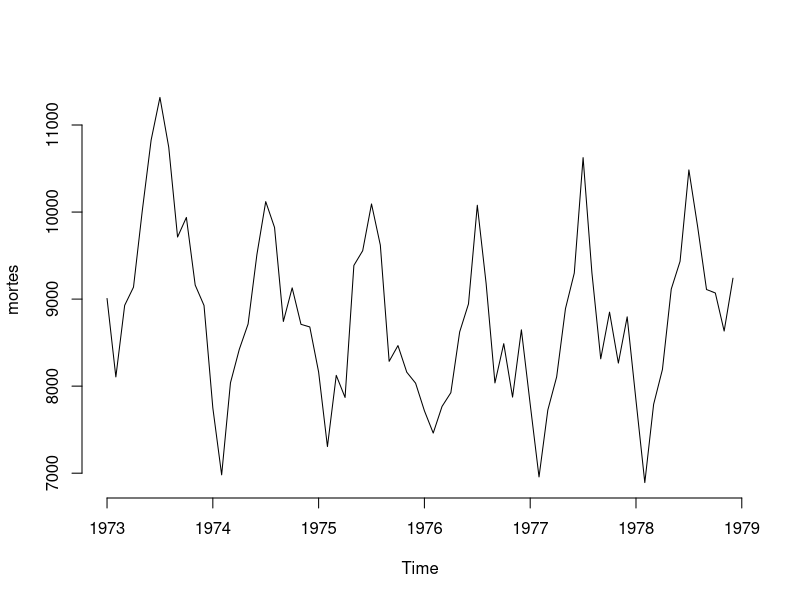
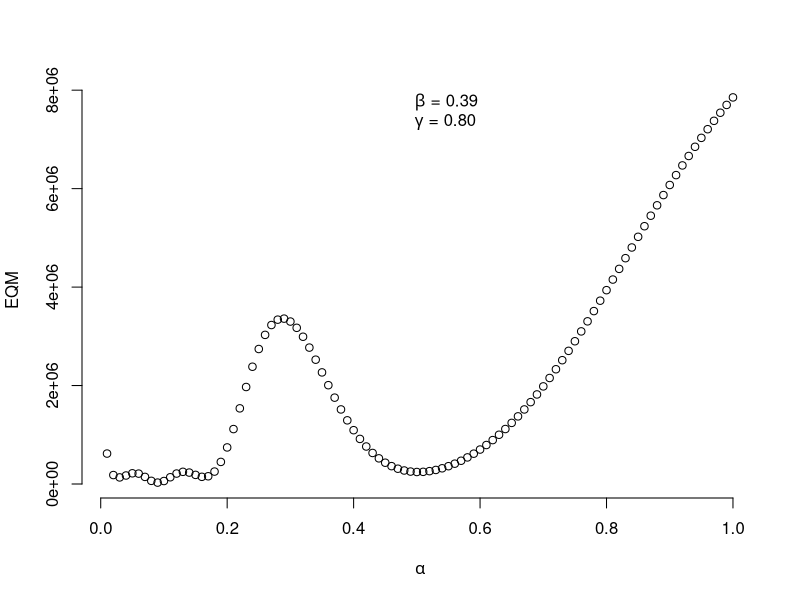
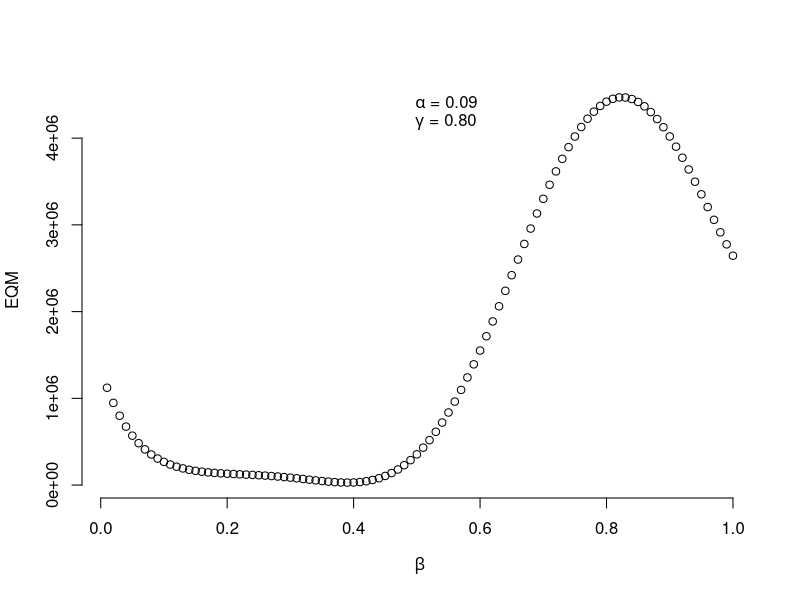
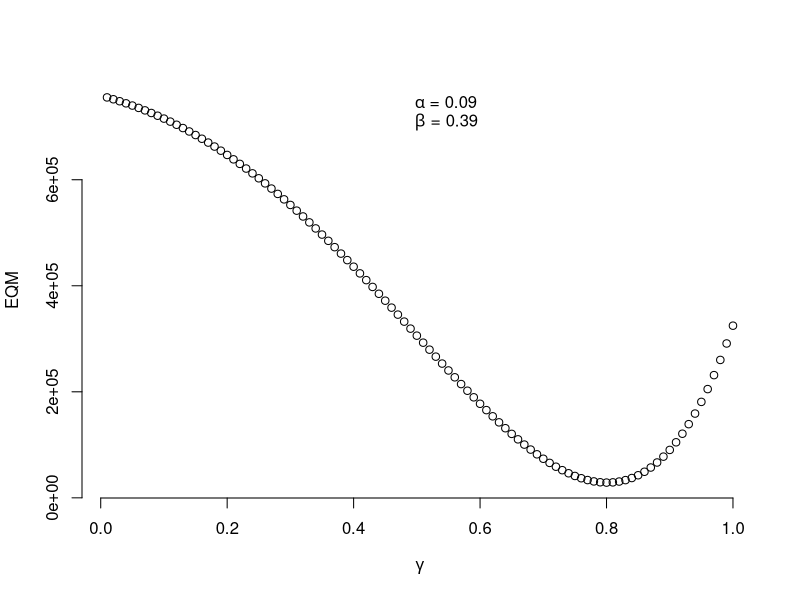
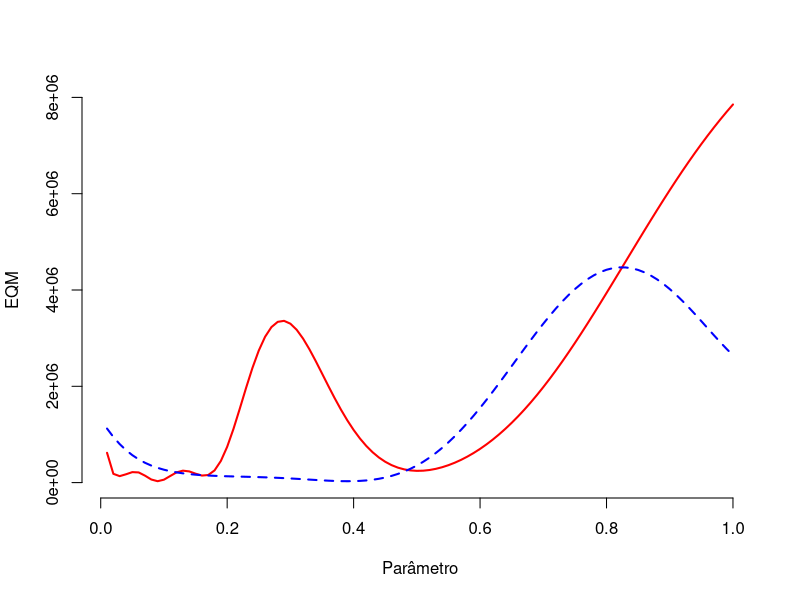

The R script that drew these images, in order: (Note: this script raises an error after producing the figures.)
library(datasets)
library(forecast)
#library(stats)
#library(pastecs)

?USAccDeaths
mortes <- datasets::USAccDeaths
plot.ts(mortes, bty="n")

# Separando dados de teste

mortes
mortes_treino <- subset(mortes, end = 48)
mortes_teste <- subset(mortes, start = 49, end = 60)
mortes_prev <- subset(mortes, start = 61)

A <- 0.09
B <- 0.39
C <- 0.80



# Cross Validation Errors

niveis <- seq(from=0.01, to=1, by=0.01)
n <- length(niveis)

# Alpha

error_a <- rep(0, n)

for(i in 1:n){
  a <- niveis[i]
  hw_cross <- HoltWinters(mortes_treino, alpha=a, beta=B, gamma=C, seasonal = "mult")
  EQM <- sum( (predict(hw_cross, 12) - mortes_teste)^2 )/12
  error_a[i] <- EQM
  
}

min(error_a)                # erro minimo
niveis[which.min(error_a)]  # valor que leva a esse erro

{plot(niveis, error_a, xlab = expression(alpha), ylab = "EQM", bty="n")
legend("top",lty=0, c(expression(paste(beta, " = 0.39")), expression(paste(gamma, " = 0.80"))),lwd=1, bty="n")
}



# Beta

error_b <- rep(0, n)

for(i in 1:n){
  b <- niveis[i]
  hw_cross <- HoltWinters(mortes_treino, alpha=A, beta=b, gamma=C, seasonal = "mult")
  EQM <- sum( (predict(hw_cross, 12) - mortes_teste)^2 )/12
  error_b[i] <- EQM
  
}

min(error_b)                # erro minimo
niveis[which.min(error_b)]  # valor que leva a esse erro
{plot(niveis, error_b, xlab = expression(beta), ylab = "EQM", bty="n")
legend("top",lty=0, c(expression(paste(alpha, " = 0.09")), expression(paste(gamma, " = 0.80"))),lwd=1, bty="n")
}




# Gamma Multiplicativo

error_c_mult <- rep(0, n)

for(i in 1:n){
  c <- niveis[i]
  hw_cross <- HoltWinters(mortes_treino, alpha=A, beta=B, gamma=c, seasonal = "mult")
  EQM <- sum( (predict(hw_cross, 12) - mortes_teste)^2 )/12
  error_c_mult[i] <- EQM
  
}

min(error_c_mult)                # erro minimo
niveis[which.min(error_c_mult)]  # valor que leva a esse erro
{plot(niveis, error_c_mult, xlab = expression(gamma), ylab = "EQM", bty="n")
legend("top",lty=0, c(expression(paste(alpha, " = 0.09")), expression(paste(beta, " = 0.39"))),lwd=1, bty="n")
}


{plot(niveis, error_a, xlab = "Parâmetro", type = "l",          # Mortes_EQM_todos.jpeg
      lty = 1, lwd = 2, col = "red",
      ylab = "EQM", bty="n", ylim = c(0, 8000000))
  lines(niveis, error_b, lty = 2, lwd = 2, col = "blue")
  lines(niveis, error_c_add, lty = 3, lwd = 2, col = "green4")
  legend("topleft",c(expression(alpha), expression(beta), expression(gamma)), 
         lty=c(1,2,3), lwd=2, bty="n",col=c("red","blue", "green4"))
}



{windows()
  par(mfrow = c(1,3))
  
  plot(niveis, error_a, xlab = expression(alpha), ylab = "EQM", bty="n")
  legend("top",lty=0, c(expression(paste(beta, " = 0.39")), expression(paste(gamma, " = 0.80"))),lwd=1, bty="n")
  plot(niveis, error_b, xlab = expression(beta), ylab = "EQM", bty="n")
  legend("top",lty=0, c(expression(paste(alpha, " = 0.09")), expression(paste(gamma, " = 0.80"))),lwd=1, bty="n")
  plot(niveis, error_c_mult, xlab = expression(paste(gamma, " (multiplicativo)")), ylab = "EQM", bty="n")
  legend("top",lty=0, c(expression(paste(alpha, " = 0.09")), expression(paste(beta, " = 0.39"))),lwd=1, bty="n")
}


#-----------------------------------------------


# # Gamma Aditivo
# 
# error_c_add <- rep(0, n)
# 
# for(i in 1:n){
#   c <- niveis[i]
#   hw_cross <- HoltWinters(mortes_treino, alpha=A, beta=B, gamma=c, seasonal = "add")
#   EQM <- sum( (predict(hw_cross, 12) - mortes_teste)^2 )/12
#   error_c_add[i] <- EQM
#   
# }
# 
# min(error_c_add)                # erro minimo
# niveis[which.min(error_c_add)]  # valor que leva a esse erro
# {plot(niveis, error_c_add, xlab = expression(paste(gamma, " (aditivo)")), ylab = "EQM", bty="n")
#   legend("top",lty=0, c(expression(paste(alpha, " = 0.09")), expression(paste(beta, " = 0.39"))),lwd=1, bty="n")
# }
# 
# 
# 
# 
# {windows()
# par(mfrow = c(2,2))
# 
# plot(niveis, error_a, xlab = expression(alpha), ylab = "EQM", bty="n")
# legend("top",lty=0, c(expression(paste(beta, " = 0.39")), expression(paste(gamma, " = 0.80"))),lwd=1, bty="n")
# plot(niveis, error_b, xlab = expression(beta), ylab = "EQM", bty="n")
# legend("top",lty=0, c(expression(paste(alpha, " = 0.09")), expression(paste(gamma, " = 0.80"))),lwd=1, bty="n")
# plot(niveis, error_c_add, xlab = expression(paste(gamma, " (aditivo)")), ylab = "EQM", bty="n")
# legend("top",lty=0, c(expression(paste(alpha, " = 0.09")), expression(paste(beta, " = 0.39"))),lwd=1, bty="n")
# plot(niveis, error_c_mult, xlab = expression(paste(gamma, " (multiplicativo)")), ylab = "EQM", bty="n")
# legend("top",lty=0, c(expression(paste(alpha, " = 0.09")), expression(paste(beta, " = 0.39"))),lwd=1, bty="n")
# }


#-----------------------------------------------
  
# # Comparação pra ver a diferença nos parametros
# 
# 
# # Alpha
# 
# HW_alpha_1 <- HoltWinters(mortes_treino, alpha=0.1, beta=B, gamma=C, seasonal = "mult")
# HW_alpha_2 <- HoltWinters(mortes_treino, alpha=0.3, beta=B, gamma=C, seasonal = "mult")
# HW_alpha_3 <- HoltWinters(mortes_treino, alpha=0.5, beta=B, gamma=C, seasonal = "mult")
# HW_alpha_4 <- HoltWinters(mortes_treino, alpha=0.8, beta=B, gamma=C, seasonal = "mult")
# 
# {windows()
#   par(mfrow = c(2,2))
#   
#   plot.ts(mortes, ylim=c(5000, 12000), bty="n")
#   lines(predict(HW_alpha_1, 24), col="blue", lty=2)
#   legend("top", inset=.05,
#          c("Real",expression(paste(alpha, " = 0.1"))), lwd=1, lty=c(1,2), col=c("black","blue"), bty="n") 
#   
#   plot.ts(mortes, ylim=c(5000, 12000), bty="n")
#   lines(predict(HW_alpha_2, 24), col="blue", lty=2)
#   legend("top", inset=.05,
#          c("Real",expression(paste(alpha, " = 0.3"))), lwd=1, lty=c(1,2), col=c("black","blue"), bty="n") 
#   
#   plot.ts(mortes, ylim=c(5000, 12000), bty="n")
#   lines(predict(HW_alpha_3, 24), col="blue", lty=2)
#   legend("top", inset=.05,
#          c("Real",expression(paste(alpha, " = 0.5"))), lwd=1, lty=c(1,2), col=c("black","blue"), bty="n") 
#   
#   plot.ts(mortes, ylim=c(5000, 12000), bty="n")
#   lines(predict(HW_alpha_4, 24), col="blue", lty=2)
#   legend("top", inset=.05,
#          c("Real",expression(paste(alpha, " = 0.8"))), lwd=1, lty=c(1,2), col=c("black","blue"), bty="n") 
# }
# 
# 
# 
# # Beta
# 
# HW_beta_1 <- HoltWinters(mortes_treino, alpha=A, beta=0.1, gamma=C, seasonal = "mult")
# HW_beta_2 <- HoltWinters(mortes_treino, alpha=A, beta=0.3, gamma=C, seasonal = "mult")
# HW_beta_3 <- HoltWinters(mortes_treino, alpha=A, beta=0.5, gamma=C, seasonal = "mult")
# HW_beta_4 <- HoltWinters(mortes_treino, alpha=A, beta=0.8, gamma=C, seasonal = "mult")
# 
# 
# {windows()
#   par(mfrow = c(2,2))
#   
#   plot.ts(mortes, ylim=c(5000, 12000), bty="n")
#   lines(predict(HW_beta_1, 24), col="blue", lty=2)
#   legend("top", inset=.05,
#          c("Real",expression(paste(beta, " = 0.1"))), lwd=1, lty=c(1,2), col=c("black","blue"), bty="n") 
#   
#   plot.ts(mortes, ylim=c(5000, 12000), bty="n")
#   lines(predict(HW_beta_2, 24), col="blue", lty=2)
#   legend("top", inset=.05,
#          c("Real",expression(paste(beta, " = 0.3"))), lwd=1, lty=c(1,2), col=c("black","blue"), bty="n") 
#   
#   plot.ts(mortes, ylim=c(5000, 12000), bty="n")
#   lines(predict(HW_beta_3, 24), col="blue", lty=2)
#   legend("top", inset=.05,
#          c("Real",expression(paste(beta, " = 0.5"))), lwd=1, lty=c(1,2), col=c("black","blue"), bty="n") 
#   
#   plot.ts(mortes, ylim=c(5000, 12000), bty="n")
#   lines(predict(HW_beta_4, 24), col="blue", lty=2)
#   legend("top", inset=.05,
#          c("Real",expression(paste(beta, " = 0.8"))), lwd=1, lty=c(1,2), col=c("black","blue"), bty="n") 
# }
# 
# 
# 
# 
# # Gama
# 
# HW_gama_1 <- HoltWinters(mortes_treino, alpha=A, beta=B, gamma=0.1, seasonal = "mult")
# HW_gama_2 <- HoltWinters(mortes_treino, alpha=A, beta=B, gamma=0.3, seasonal = "mult")
# HW_gama_3 <- HoltWinters(mortes_treino, alpha=A, beta=B, gamma=0.5, seasonal = "mult")
# HW_gama_4 <- HoltWinters(mortes_treino, alpha=A, beta=B, gamma=0.8, seasonal = "mult")
# 
# 
# {windows()
#   par(mfrow = c(2,2))
#   
#   plot.ts(mortes, ylim=c(5000, 12000), bty="n")
#   lines(predict(HW_gama_1, 24), col="blue", lty=2)
#   legend("top", inset=.05,
#          c("Real",expression(paste(gamma, " = 0.1"))), lwd=1, lty=c(1,2), col=c("black","blue"), bty="n") 
#   
#   plot.ts(mortes, ylim=c(5000, 12000), bty="n")
#   lines(predict(HW_gama_2, 24), col="blue", lty=2)
#   legend("top", inset=.05,
#          c("Real",expression(paste(gamma, " = 0.3"))), lwd=1, lty=c(1,2), col=c("black","blue"), bty="n") 
#   
#   plot.ts(mortes, ylim=c(5000, 12000), bty="n")
#   lines(predict(HW_gama_3, 24), col="blue", lty=2)
#   legend("top", inset=.05,
#          c("Real",expression(paste(gamma, " = 0.5"))), lwd=1, lty=c(1,2), col=c("black","blue"), bty="n") 
#   
#   plot.ts(mortes, ylim=c(5000, 12000), bty="n")
#   lines(predict(HW_gama_4, 24), col="blue", lty=2)
#   legend("top", inset=.05,
#          c("Real",expression(paste(gamma, " = 0.8"))), lwd=1, lty=c(1,2), col=c("black","blue"), bty="n") 
# }
# 
# 
# 

